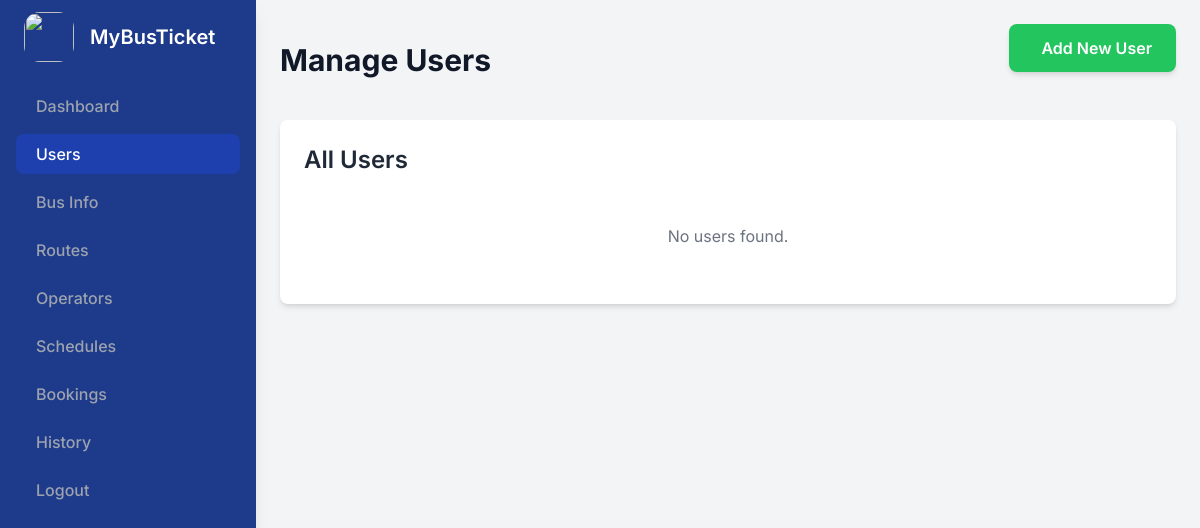
Page /admindashboard/user_home/ on the earlier database version.
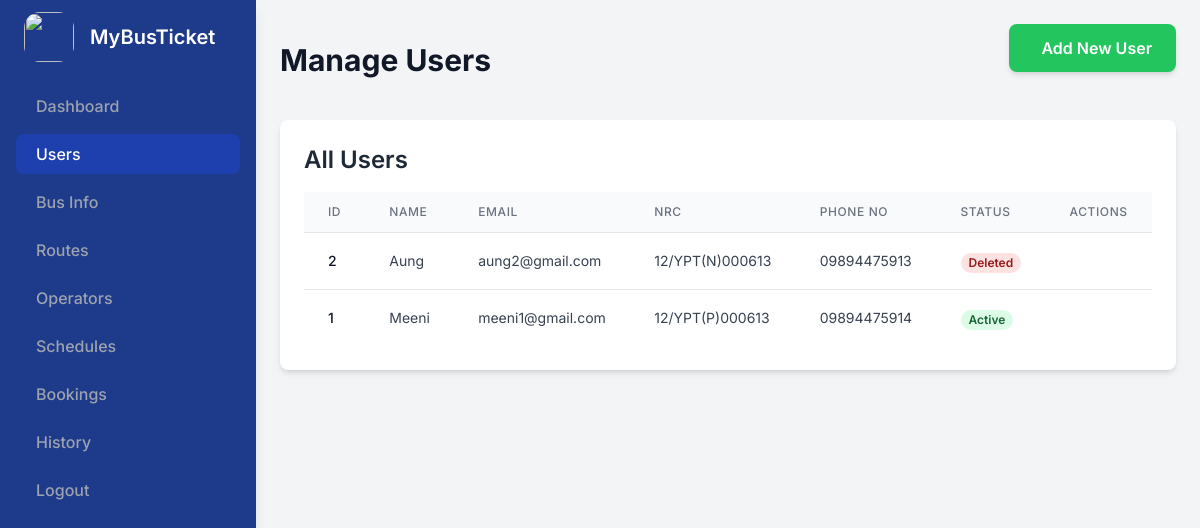
Same page on the later database version.
### myapp/models.py (models this page shows, shortened)
class User(models.Model):
    user_id = models.AutoField(primary_key=True)
    name = models.CharField(max_length=30)
    email = models.EmailField(unique=True)
    password = models.CharField(max_length=30)
    nrc = models.CharField(max_length=30,unique=True,null=True)
    address = models.CharField(max_length=100,default='')
    phone_no = models.CharField(max_length=11,null=True)
    del_flag = models.IntegerField(default=0)
    created_date = models.DateTimeField(auto_now_add=True)
    updated_date = models.DateTimeField(auto_now=True)
    class Meta:
        verbose_name_plural = "Users"

### myapp/views.py (the view)
# urls.py: path('admindashboard/user_home/',views.user_home),
def user_home(request):
    users = User.objects.all().order_by('name')
    return render(request,'admin/user_home.html',{'users' : users})

### templates/admin/user_home.html (shortened to what this page needs)
<!DOCTYPE html>
<html lang="en">
<head>
    <script src="https://cdn.tailwindcss.com"></script>
</head>
<body class="flex h-screen overflow-hidden">
    <aside id="logo-sidebar" class="w-64 h-full py-3 px-4 overflow-y-auto bg-blue-900 text-gray-500 flex flex-col shadow-lg">
        <div class="flex items-center mb-6 px-2">
            <img src="https://i.pinimg.com/originals/e2/1c/b5/e21cb58cda4ccf597b05d2048b483c0d.jpg" class="rounded-2xl"
                 alt=""
                 style="height:50px;width:50px;">
            <span class="text-xl font-semibold text-white ml-4">MyBusTicket</span>
        </div>
        <ul class="space-y-2 font-medium flex-grow">
            <li>
                <a href="/admindashboard/" class="flex items-center p-2 text-gray-400 rounded-lg hover:bg-blue-800 hover:text-white transition-colors duration-200">
                    <span>Dashboard</span>
                </a>
            </li>
            <li>
                <a href="" class="flex items-center p-2 text-white bg-blue-800 rounded-lg">
                    <span>Users</span>
                </a>
            </li>
            <li>
                <a href="" class="flex items-center p-2 text-gray-400 rounded-lg hover:bg-blue-800 hover:text-white transition-colors duration-200">
                    <span>Bus Info</span>
                </a>
            </li>
            <li>
                <a href="" class="flex items-center p-2 text-gray-400 rounded-lg hover:bg-blue-800 hover:text-white transition-colors duration-200">
                    <span>Routes</span>
                </a>
            </li>
            <li>
                <a href="" class="flex items-center p-2 text-gray-400 rounded-lg hover:bg-blue-800 hover:text-white transition-colors duration-200">
                    <span>Operators</span>
                </a>
            </li>
            <li>
                <a href="" class="flex items-center p-2 text-gray-400 rounded-lg hover:bg-blue-800 hover:text-white transition-colors duration-200">
                    <span>Schedules</span>
                </a>
            </li>
            <li>
                <a href="" class="flex items-center p-2 text-gray-400 rounded-lg hover:bg-blue-800 hover:text-white transition-colors duration-200">
                    <span>Bookings</span>
                </a>
            </li>
            <li>
                <a href="" class="flex items-center p-2 text-gray-400 rounded-lg hover:bg-blue-800 hover:text-white transition-colors duration-200">
                    <span>History</span>
                </a>
            </li>
            <li class="mt-auto">
                <a href="/logout/" class="flex items-center p-2 text-gray-400 rounded-lg hover:bg-blue-800 hover:text-white transition-colors duration-200">
                    <span>Logout</span>
                </a>
            </li>
        </ul>
    </aside>
    <div class="flex-grow p-6 overflow-y-auto">
        <div class="flex items-center justify-between mb-6">
            <h1 class="text-3xl font-bold text-gray-900">Manage Users</h1>
            <div class="mb-6 flex justify-end">
              <a href="/admin/users/add/"
                 class="px-6 py-3 bg-green-500 text-white rounded-lg font-semibold text-center hover:bg-green-600 transition-colors duration-200 shadow-md flex items-center">
                   Add New User
              </a>
            </div>
        </div>
        <div class="bg-white rounded-lg shadow-md p-6 mb-6">
            <h2 class="text-2xl font-semibold text-gray-800 mb-4">All Users</h2>
            {% if users %}
                <div class="overflow-x-auto">
                    <table class="min-w-full divide-y divide-gray-200">
                        <thead class="bg-gray-50">
                            <tr>
                                <th scope="col" class="px-6 py-3 text-left text-xs font-medium text-gray-500 uppercase tracking-wider">ID</th>
                                <th scope="col" class="px-6 py-3 text-left text-xs font-medium text-gray-500 uppercase tracking-wider">Name</th>
                                <th scope="col" class="px-6 py-3 text-left text-xs font-medium text-gray-500 uppercase tracking-wider">Email</th>
                                <th scope="col" class="px-6 py-3 text-left text-xs font-medium text-gray-500 uppercase tracking-wider">Nrc</th>
                                <th scope="col" class="px-6 py-3 text-left text-xs font-medium text-gray-500 uppercase tracking-wider">Phone No</th>
                                <th scope="col" class="px-6 py-3 text-left text-xs font-medium text-gray-500 uppercase tracking-wider">Status</th>
                                <th scope="col" class="px-6 py-3 text-left text-xs font-medium text-gray-500 uppercase tracking-wider">Actions</th>
                            </tr>
                        </thead>
                        <tbody class="bg-white divide-y divide-gray-200">
                            {% for user_obj in users %}
                            <tr>
                                <td class="px-6 py-4 whitespace-nowrap text-sm font-medium text-gray-900">{{ user_obj.user_id }}</td>
                                <td class="px-6 py-4 whitespace-nowrap text-sm text-gray-700">{{ user_obj.name }}</td>
                                <td class="px-6 py-4 whitespace-nowrap text-sm text-gray-700">{{ user_obj.email }}</td>
                                <td class="px-6 py-4 whitespace-nowrap text-sm text-gray-700">{{ user_obj.nrc }}</td>
                                <td class="px-6 py-4 whitespace-nowrap text-sm text-gray-700">{{ user_obj.phone_no }}</td>
                                <td class="px-6 py-4 whitespace-nowrap">
                                    <span class="px-2 inline-flex text-xs leading-5 font-semibold rounded-full
                                        {% if user_obj.del_flag == 0 %}bg-green-100 text-green-800{% else %}bg-red-100 text-red-800{% endif %}">
                                        {% if user_obj.del_flag == 0 %}Active{% else %}Deleted{% endif %}
                                    </span>
                                </td>
                                <td class="px-6 py-4 whitespace-nowrap text-right text-sm font-medium">
                                </td>
                            </tr>
                            {% endfor %}
                        </tbody>
                    </table>
                </div>
            {% else %}
                <p class="text-gray-500 text-center py-8">No users found.</p>
            {% endif %}
        </div>
    </div>
</body>
</html>

### templates/admin/user_home.html (style rules this page uses)
body { font-family: 'Inter', sans-serif; background-color: #f3f4f6; }

Differences in the rows shown:
added User: user_id "2", name "Aung", email "aung2@gmail.com", nrc "12/YPT(N)000613", phone_no "09894475913", del_flag "Deleted"
added User: user_id "1", name "Meeni", email "meeni1@gmail.com", nrc "12/YPT(P)000613", phone_no "09894475914", del_flag "Active"
Other differences:
text no longer shown: "No users found."
text now shown: "ID NAME EMAIL NRC PHONE NO STATUS ACTIONS"
